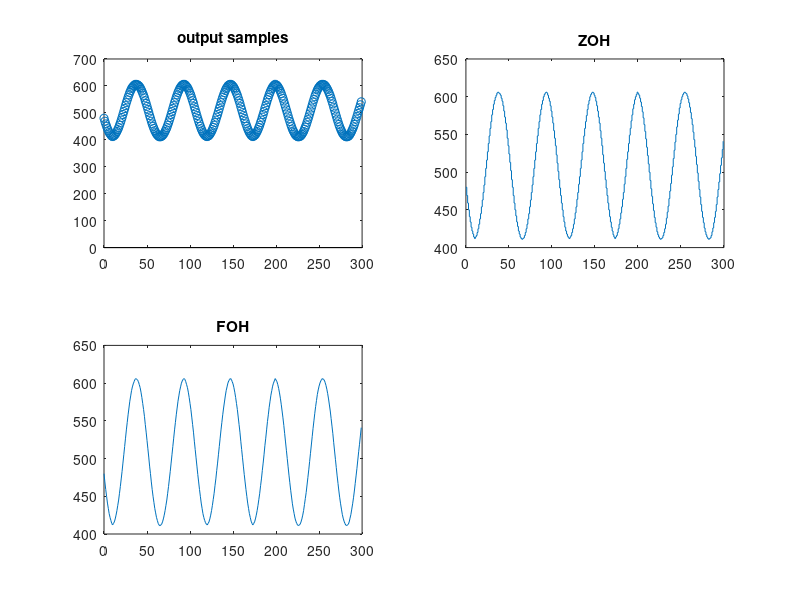

Write MATLAB code to recreate this figure.
% Test signal was a 1V amplitude, 50 Hz sine wave with a 2.5V offset. Test
% noise of 1.1 KHz was added to evaluate filter performance. 

% The cuttoff frequency of the filter was 0.02*fs or 56 Hz. 


% below are some output samples from the chip (taken using a logic analyzer)
fID = fopen('logic_bus_output_kernel_length_17.txt', 'r');
data = textscan(fID,'%s');
fclose(fID);
x = str2double(data{1}(1:300))';
n = 0:length(x)-1;

subplot(2,2,1); stem(n,x,'Linestyle','none'); title('output samples');
subplot(2,2,2); stairs(n,x); title('ZOH');
subplot(2,2,3); plot(n,x); title('FOH'); 

% The period is about 54 samples

% Each sample on logic analyzer takes 383.7us, which gives a frequency of
% about 46 Hz, very close to input 50 Hz.

% The max for a 10 bit output is 1024, input signal was 1V amplitude with
% 2.5V offset. Looking at the figures, the offset is around 500 units, with
% 500/1024 =~ 0.5. This is acceptable because 2.5V is half of the reference
% voltage on the chip.

% Max = 725, and min = 290, averaging a 217 unit swing, (217/1024)*5V =~ 1V
% which is also acceptable because the input target signal swings between
% 3.5V and 1.5V

% Visual simililarity to a sinusoid is ok. 

% Overall, both interpolations show acceptable analog reconstruction (the
% code works!!!!!)

